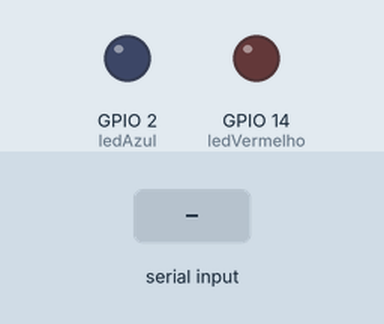
Recording of a sketch running on a simulated ESP32. Shown: output pins drawn as LEDs (lit = HIGH). The inputs (shaded band) are chosen by the test bench. Nothing arrives over Bluetooth unless stated.

Above: at 1.2 s.
1.3 s: "1" received over the second serial link
At 3.5 s:
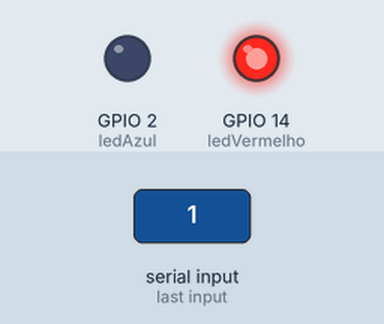
3.8 s: "2" received over the second serial link
At 5.5 s:
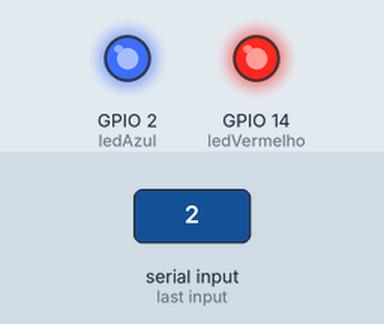
6.3 s: "0" received over the second serial link
At 8.5 s:
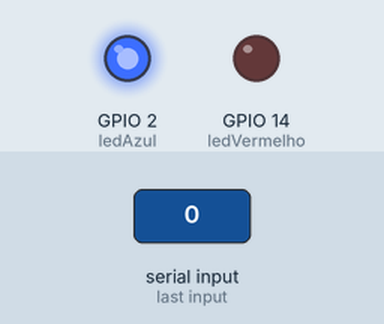
8.8 s: "3" received over the second serial link
At 10.5 s:
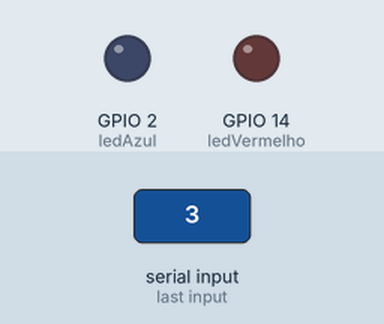
Timing chart, 0 to 12.0 s (numbered marks = the images above; inputs shaded):
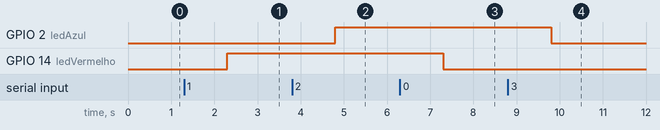

Measured:
- after the input at 1.3 s, GPIO 14 (ledVermelho): LOW → HIGH after 1.0 s
- after the input at 3.8 s, GPIO 2 (ledAzul): LOW → HIGH after 1.0 s
- after the input at 6.3 s, GPIO 14 (ledVermelho): HIGH → LOW after 1.0 s
- after the input at 8.8 s, GPIO 2 (ledAzul): HIGH → LOW after 1.0 s

The sketch:

teste_luizinha_esp32.ino
```cpp
#include <ESP32Encoder.h>

//BIBLIOTECAS
#include <stdio.h>
#include "BluetoothSerial.h"
#include <ESP32Encoder.h>

#if !defined(CONFIG_BT_ENABLED) || !defined(CONFIG_BLUEDROID_ENABLED)
#error Bluetooth is not enabled! Please run `make menuconfig` to and enable it
#endif

BluetoothSerial SerialBT;

//definição de variáveis

String mensagem;
int ledAzul = 2;
int ledVermelho = 14;


void message_handler(){
  mensagem = SerialBT.readString(); // a string mensagem armazena o que foi enviado pelo bluetooth para o arduino
  //mover para frente
  if(mensagem[0]=='1'){
    digitalWrite(ledVermelho,HIGH);
    }
  else if(mensagem[0]=='0'){
    digitalWrite(ledVermelho,LOW);
    }
  else if(mensagem[0]=='2'){
    digitalWrite(ledAzul,HIGH);
    }
  if(mensagem[0]=='3'){
    digitalWrite(ledAzul, LOW);
    }
}

void setup() {
  // Inicializa o pino D2 como saída
  Serial.begin(9600);
  SerialBT.begin(9600); //Bluetooth device name
  pinMode(ledVermelho, OUTPUT);
  pinMode(ledAzul, OUTPUT);
}

void loop() {
  if (SerialBT.available()){
    message_handler();
  }

}
// mac esp32 78:21:84:7d:bc:4c
```
